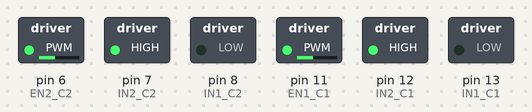
Simulated run of this sketch. Board: Arduino Uno, built with avr-gcc and run on an emulated ATmega328P. Parts: switched loads named in the sketch (green lamp = pin HIGH). No radio packets arrive unless stated.

Above: at 0.05 s.
At 3.95 s:
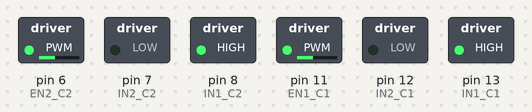
At 5.95 s:
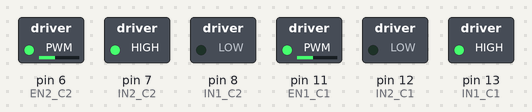
At 7.95 s:
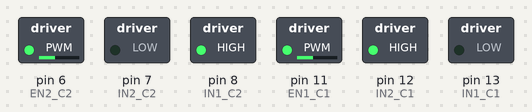
Timing chart, 0 to 9.2 s (numbered marks = the images above):
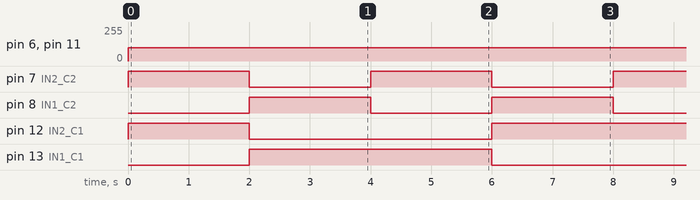

Measured:
- by itself, pin 6 (EN2_C2), pin 11 (EN1_C1): 0/255 → 100/255 at 0.00 s
- by itself, pin 7 (IN2_C2), pin 8 (IN1_C2): alternates HIGH for 2.0 s and LOW for 2.0 s
- by itself, pin 12 (IN2_C1): repeats every 8.0 s: LOW 4.0 s, HIGH 4.0 s
- by itself, pin 13 (IN1_C1): alternates HIGH for 4.0 s and LOW for 4.0 s

The sketch:

L293d.ino
```cpp
#include <VirtualWire.h>


/*
 * Este el codigo para una shield de motores puente en H
 * diseñadp por: José Antonio Martín pretel
 * fecha de cracion: 11/3/2019
 */
// definimos los pines a los que van a ir conectados los pines del L293D
#define IN1_C1 13
#define IN2_C1 12
#define IN1_C2 8
#define IN2_C2 7
#define EN1_C1 11
#define EN2_C2 6

int lado_derecho=0;
int lado_izquierdo=0;

// variables de entrada de control
 int valor_codo=0;
 int valor_muneca_iz=0;
 int valor_muneca_derez=0;
 int valor_dedo=0;

//diferentes funciones
void adelante();
void atras();
void comunicacion();
void control();

void setup() {
  // put your setup code here, to run once:
// Serial.begin(9600);
vw_setup(2000);
vw_set_rx_pin(0);
vw_rx_start();
// for(int x=6;x<14;x++)   pinMode(x,OUTPUT); // declaracion de los pines de los motores
pinMode(13,OUTPUT);
pinMode(12,OUTPUT);
pinMode(11,OUTPUT);
pinMode(10,INPUT);
pinMode(9,INPUT);
pinMode(8,OUTPUT);
pinMode(7,OUTPUT);
pinMode(6,OUTPUT);
}

void loop() {
//control();
//Serial.println(lado_derecho);
/*
Serial.print("valor de codo: ");
      Serial.println(valor_codo);
        Serial.print("valor de muñeca izquierda: ");
      Serial.println(valor_muneca_iz);
      Serial.print("valor de muñeca derecha: ");
      Serial.println(valor_muneca_derez);
       Serial.print("valor del dedo: ");
      Serial.println(valor_dedo); */
digitalWrite(IN1_C1,LOW);
digitalWrite(IN2_C1,HIGH);
analogWrite(EN1_C1,100); // minimo para que empieze a andar 40

// este es el lado izquierdo
digitalWrite(IN1_C2,LOW);
digitalWrite(IN2_C2,HIGH);
analogWrite(EN2_C2,100);
delay(2000);
digitalWrite(IN1_C1,HIGH);
digitalWrite(IN2_C1,LOW);
digitalWrite(IN1_C2,HIGH);
digitalWrite(IN2_C2,LOW);
delay(2000);
digitalWrite(IN1_C1,HIGH);
digitalWrite(IN2_C1,LOW);
digitalWrite(IN1_C2,LOW);
digitalWrite(IN2_C2,HIGH);
delay(2000);
digitalWrite(IN1_C1,LOW);
digitalWrite(IN2_C1,HIGH);
digitalWrite(IN1_C2,HIGH);
digitalWrite(IN2_C2,LOW);
delay(2000);

}

//si la muñena izquirda la muevo mas de x, q las ruedas del lado derecho disminuña x
//si la muñena derecha la muevo mas de x, q las ruedas del lado izquierdo disminuña x
// si no, que las 4 tengan la misma velocidad
void adelante(){
 //este el lado derecho
digitalWrite(IN1_C1,HIGH);
digitalWrite(IN2_C1,LOW);
analogWrite(EN1_C1,lado_derecho); // minimo para que empieze a andar 40

// este es el lado izquierdo
digitalWrite(IN1_C2,HIGH);
digitalWrite(IN2_C2,LOW);
analogWrite(EN2_C2,lado_izquierdo);
}


void atras(){
digitalWrite(IN1_C1,LOW);
digitalWrite(IN2_C1,HIGH);
analogWrite(EN1_C1,lado_derecho);

digitalWrite(IN1_C2,LOW);
digitalWrite(IN2_C2,HIGH);
analogWrite(EN2_C2,lado_izquierdo);
}


void comunicacion(){
uint8_t Array[VW_MAX_MESSAGE_LEN];
uint8_t largo=VW_MAX_MESSAGE_LEN;

if(vw_get_message((uint8_t*)Array,&largo)){ // si llega un dato
    int i;
    String dato_cadena="";
    if((char) Array[0]=='a'){ // lee la primera letra y si coincide con algunas de las letras programadas
      for(i=1;i<largo;i++){
           dato_cadena.concat((char)Array[i]);
          }
valor_codo=dato_cadena.toInt(); // almacena dicho valor en las diferentes variables
        }

     else if((char) Array[0]=='b'){
        for(i=1;i<largo;i++){
            dato_cadena.concat((char)Array[i]);
            }
         valor_muneca_iz=dato_cadena.toInt();
        }
    else if((char) Array[0]=='c'){
         for(i=1;i<largo;i++){
             dato_cadena.concat((char)Array[i]);
            }
         valor_muneca_derez=dato_cadena.toInt();
        }
    else if((char) Array[0]=='d'){
        for(i=1;i<largo;i++){
          dato_cadena.concat((char)Array[i]);
          }
        valor_dedo=dato_cadena.toInt();
        }
   }
}

void control(){
  comunicacion();
  // dirreción
   if(valor_dedo>40){
     adelante();
    }
   else{
       atras();
        }
/*      el valor de lado derecho debe ser dirrectamente proporcional
 *      con ek valor del codo, para que este nunca sea mayor que el valor del codo
 *      y el rango que nos movemos es de 0 a 200
 *      regla de 3
 *      valor_muñeca_iz----200
 *      lado_derecho-----valor_codo     lado_derecho=(valor_muñeca_iz*valor_codo)/200
 */
  if(valor_muneca_iz<200) lado_derecho= (valor_muneca_iz*valor_codo)/200;
  else if(valor_muneca_derez<200) lado_izquierdo= (valor_muneca_derez*valor_codo)/200;

  else {
    lado_derecho=valor_codo;
    lado_izquierdo=valor_codo;
  }
}
```
